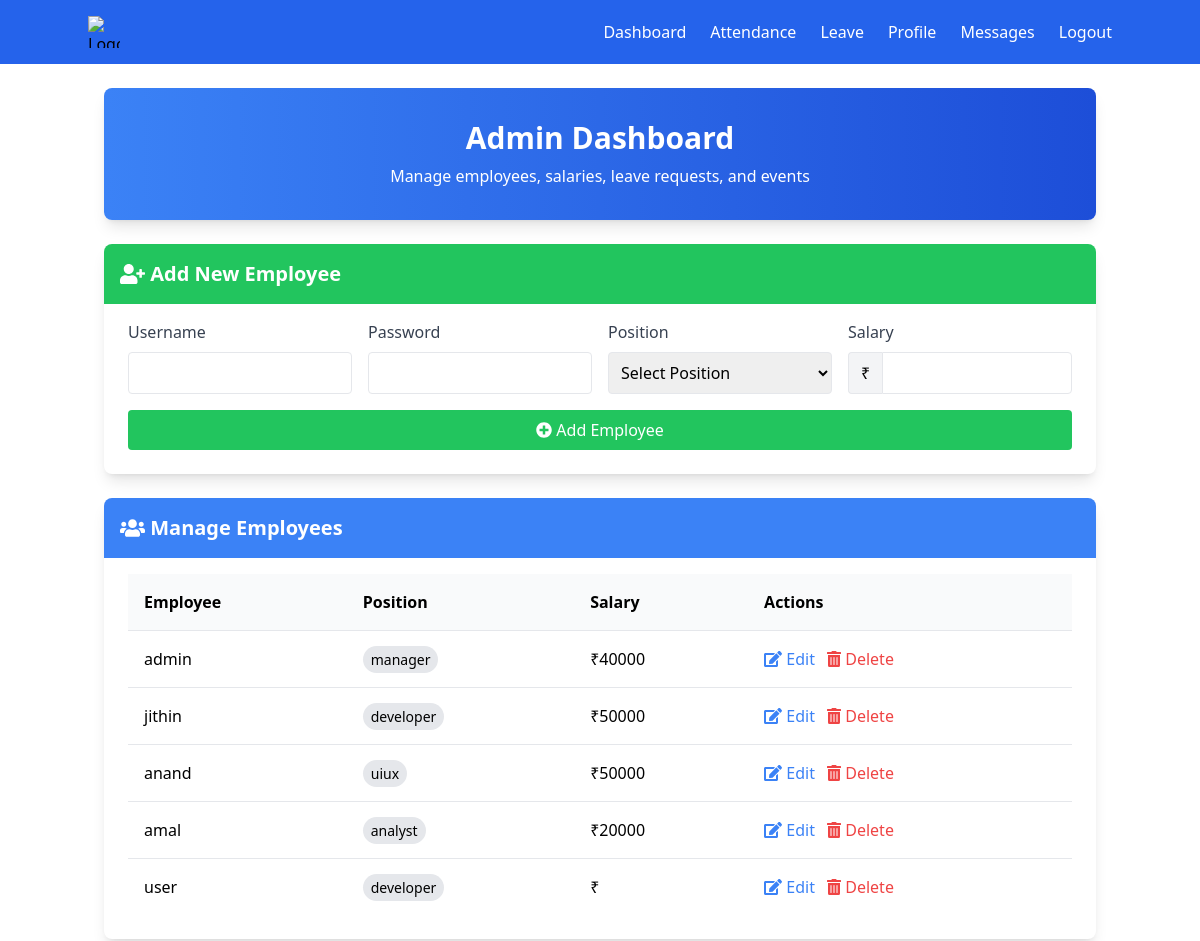
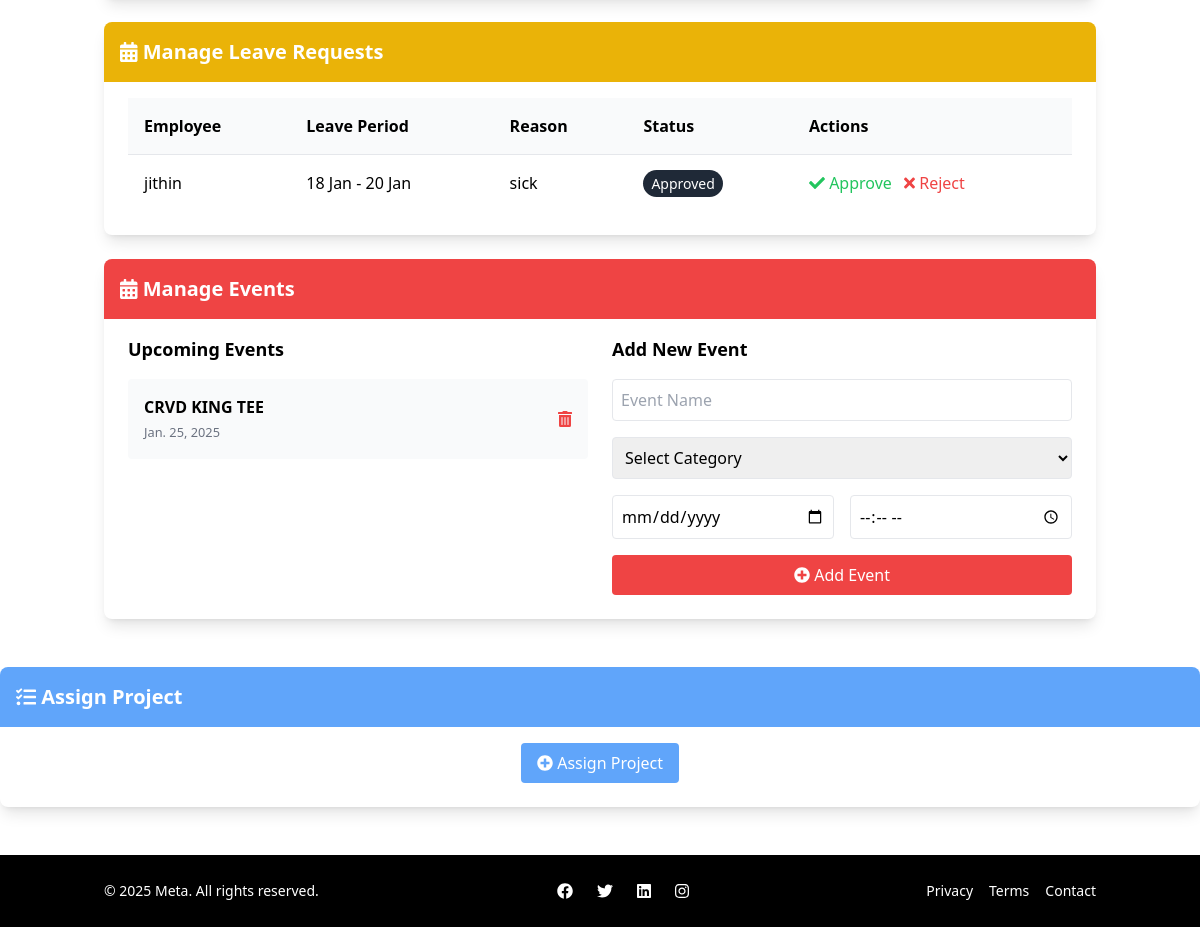
The page /admins/dashboard/ (signed in) on the database its author committed (2 pictures, top to bottom).
### account/models.py (models this page shows, shortened)
class UserProfile(models.Model):
    user = models.OneToOneField(User, on_delete=models.CASCADE)
    bio = models.TextField(blank=True, null=True)
    position = models.CharField(
        max_length=100,
        choices=[
            ('developer', 'Developer'),
            ('uiux', 'UI/UX Designer'),
            ('manager', 'Manager'),
            ('analyst', 'Analyst'),
        ],
        default='developer'
    )
    place = models.CharField(max_length=100, default='Unknown')
    salary = models.DecimalField(max_digits=10, decimal_places=2, blank=True, null=True)
    last_login_time = models.DateTimeField(blank=True, null=True)
    employee_id = models.CharField(max_length=20, unique=True, null=True)

### leave/models.py (models this page shows, shortened)
class Leave(models.Model):
    LEAVE_TYPE_CHOICES = [
        ('sick', 'Sick Leave'),
        ('personal', 'Personal Leave'),
        ('other', 'Other'),
    ]
    STATUS_CHOICES = [
        ('pending', 'Pending'),
        ('approved', 'Approved'),
        ('rejected', 'Rejected'),
    ]
    user = models.ForeignKey(User, on_delete=models.CASCADE)
    leave_type = models.CharField(max_length=20, choices=LEAVE_TYPE_CHOICES)
    start_date = models.DateField()
    end_date = models.DateField()
    reason = models.TextField()
    remaining_leave = models.IntegerField(default=10)  # Default leave balance is 10 days
    status = models.CharField(max_length=10, choices=STATUS_CHOICES, default='pending')
    rejection_reason = models.TextField(null=True, blank=True)  # Add rejection_reason field

### admins/models.py (models this page shows, shortened)
class Events(models.Model):
    user = models.ForeignKey(User, on_delete=models.CASCADE)
    name = models.CharField(max_length=1000)
    category = models.CharField(max_length=50, null=True, blank=True)
    date = models.DateField(default=timezone.now)
    time = models.TimeField(default=timezone.now)

### admins/views.py (the view)
# urls.py: path('dashboard/', views.admin_dashboard, name='admin_dashboard'),
@login_required
def admin_dashboard(request):
    profiles = UserProfile.objects.all()
    leaves = Leave.objects.all()
    current_time = timezone.now()
    events = Events.objects.filter(date__gte=current_time).order_by('date')
    context = {
        'profiles': profiles,
        'leaves': leaves,
        'events': events,
    }
    return render(request, 'admin.html', context)

### templates/admin.html (shortened to what this page needs)
{% load static %}
{% include 'base.html' %}
{% include 'navbar.html' %}
<div class="container mx-auto py-6 px-4">
  <div class="bg-gradient-to-r from-blue-500 to-blue-700 text-white p-8 rounded-lg shadow-lg text-center">
    <h1 class="text-3xl font-semibold">Admin Dashboard</h1>
    <p class="mt-2">Manage employees, salaries, leave requests, and events</p>
  </div>
  <div class="mt-6 bg-white p-6 rounded-lg shadow-lg">
    <div class="bg-green-500 text-white p-4 rounded-t-lg -mt-6 -mx-6 mb-4">
      <h5 class="text-xl font-semibold"><i class="fas fa-user-plus"></i> Add New Employee</h5>
    </div>
    <form method="POST" action="{% url 'add_employee' %}">
      <div class="grid grid-cols-1 md:grid-cols-4 gap-4">
        <div>
          <label class="block text-gray-700 mb-2">Username</label>
          <input type="text" class="w-full border rounded p-2" id="username" name="username" required>
        </div>
        <div>
          <label class="block text-gray-700 mb-2">Password</label>
          <input type="password" class="w-full border rounded p-2" id="password" name="password" required>
        </div>
        <div>
          <label class="block text-gray-700 mb-2">Position</label>
          <select class="w-full border rounded p-2" id="position" name="position" required>
            <option value="" disabled selected>Select Position</option>
          </select>
        </div>
        <div>
          <label class="block text-gray-700 mb-2">Salary</label>
          <div class="flex">
            <span class="bg-gray-100 border border-r-0 rounded-l px-3 py-2">₹</span>
            <input type="number" class="w-full border rounded-r p-2" id="salary" name="salary" required>
          </div>
        </div>
      </div>
      <button type="submit" class="mt-4 w-full bg-green-500 text-white py-2 px-4 rounded hover:bg-green-600">
        <i class="fas fa-plus-circle"></i> Add Employee
      </button>
    </form>
  </div>
  <div class="mt-6 bg-white p-6 rounded-lg shadow-lg">
    <div class="bg-blue-500 text-white p-4 rounded-t-lg -mt-6 -mx-6 mb-4">
      <h5 class="text-xl font-semibold"><i class="fas fa-users"></i> Manage Employees</h5>
    </div>
    <div class="overflow-x-auto">
      <table class="w-full">
        <thead class="bg-gray-50">
          <tr>
            <th class="p-4 text-left">Employee</th>
            <th class="p-4 text-left">Position</th>
            <th class="p-4 text-left">Salary</th>
            <th class="p-4 text-left">Actions</th>
          </tr>
        </thead>
        <tbody>
          {% for profile in profiles %}
          <tr class="border-t">
            <td class="p-4">{{ profile.user.username }}</td>
            <td class="p-4"><span class="px-2 py-1 bg-gray-200 rounded-full text-sm">{{ profile.position }}</span></td>
            <td class="p-4">₹{{ profile.salary|floatformat:-1 }}</td>
            <td class="p-4">
              <button onclick="openEditModal('editEmployeeModal{{ profile.id }}')" class="text-blue-500 hover:text-blue-700 mr-2">
                <i class="fas fa-edit"></i> Edit
              </button>
              <a href="{% url 'delete_employee' profile.id %}" class="text-red-500 hover:text-red-700">
                <i class="fas fa-trash-alt"></i> Delete
              </a>
            </td>
          </tr>
          {% endfor %}
        </tbody>
      </table>
    </div>
  </div>
  <div class="mt-6 bg-white p-6 rounded-lg shadow-lg">
    <div class="bg-yellow-500 text-white p-4 rounded-t-lg -mt-6 -mx-6 mb-4">
      <h5 class="text-xl font-semibold"><i class="fas fa-calendar-alt"></i> Manage Leave Requests</h5>
    </div>
    <div class="overflow-x-auto">
      <table class="w-full">
        <thead class="bg-gray-50">
          <tr>
            <th class="p-4 text-left">Employee</th>
            <th class="p-4 text-left">Leave Period</th>
            <th class="p-4 text-left">Reason</th>
            <th class="p-4 text-left">Status</th>
            <th class="p-4 text-left">Actions</th>
          </tr>
        </thead>
        <tbody>
          {% for leave in leaves %}
          <tr class="border-t">
            <td class="p-4">{{ leave.user.username }}</td>
            <td class="p-4">{{ leave.start_date|date:"d M" }} - {{ leave.end_date|date:"d M" }}</td>
            <td class="p-4">{{ leave.reason }}</td>
            <td class="p-4">
              <span class="px-2 py-1 bg-gray-800 text-white rounded-full text-sm">{{ leave.status|capfirst }}</span>
            </td>
            <td class="p-4">
              <button onclick="openModal('approveModal{{ leave.id }}')" class="text-green-500 hover:text-green-700 mr-2">
                <i class="fas fa-check"></i> Approve
              </button>
              <button onclick="openModal('rejectModal{{ leave.id }}')" class="text-red-500 hover:text-red-700">
                <i class="fas fa-times"></i> Reject
              </button>
            </td>
          </tr>
          {% endfor %}
        </tbody>
      </table>
    </div>
  </div>
  <div class="mt-6 bg-white p-6 rounded-lg shadow-lg">
    <div class="bg-red-500 text-white p-4 rounded-t-lg -mt-6 -mx-6 mb-4">
      <h5 class="text-xl font-semibold"><i class="fas fa-calendar-alt"></i> Manage Events</h5>
    </div>
    <div class="grid grid-cols-1 md:grid-cols-2 gap-6">
      <div>
        <h6 class="text-lg font-semibold mb-4">Upcoming Events</h6>
        <ul class="space-y-2">
          {% for event in events %}
          <li class="p-4 bg-gray-50 rounded flex justify-between items-center">
            <span>
              <strong>{{ event.name }}</strong><br>
              <small class="text-gray-500">{{ event.date }}</small>
            </span>
            <a href="{% url 'delete_event' event.id %}" class="text-red-500 hover:text-red-700">
              <i class="fas fa-trash-alt"></i>
            </a>
          </li>
          {% endfor %}
        </ul>
      </div>
      <div>
        <h6 class="text-lg font-semibold mb-4">Add New Event</h6>
        <form method="POST" action="{% url 'events' %}">
          <div class="space-y-4">
            <input type="text" class="w-full border rounded p-2" name="name" placeholder="Event Name" required>
            <select class="w-full border rounded p-2" name="category" required>
              <option value="" disabled selected>Select Category</option>
            </select>
            <div class="grid grid-cols-2 gap-4">
              <input type="date" class="w-full border rounded p-2" name="date" required>
              <input type="time" class="w-full border rounded p-2" name="time" required>
            </div>
            <button type="submit" class="w-full bg-red-500 text-white py-2 px-4 rounded hover:bg-red-600">
              <i class="fas fa-plus-circle"></i> Add Event
            </button>
          </div>
        </form>
      </div>
    </div>
  </div>
</div>
  <div class="mt-6 mb-6 bg-white p-6 rounded-lg shadow-lg">
    <div class="bg-blue-400 text-white p-4 rounded-t-lg -mt-6 -mx-6 mb-4">
      <h5 class="text-xl font-semibold"><i class="fas fa-tasks"></i> Assign Project</h5>
    </div>
    <div class="text-center">
      <a href="{% url 'assign_project' %}" class="inline-block bg-blue-400 text-white py-2 px-4 rounded hover:bg-blue-500">
        <i class="fas fa-plus-circle"></i> Assign Project
      </a>
    </div>
  </div>
  {% include 'footer.html' %}

### templates/base.html (shortened to what this page needs)
<!DOCTYPE html>
<html lang="en">
<head>
    <script src="https://cdn.tailwindcss.com"></script>
</head>
<body>
</body>
</html>

### templates/navbar.html (shortened to what this page needs)
<nav class="bg-blue-600 p-4">
  <div class="container mx-auto flex items-center justify-between">
    <a href="{% url 'home' %}" class="flex items-center">
      <img src="https://cdn-icons-png.flaticon.com/512/15080/15080599.png" alt="Logo" class="w-8 h-8 mr-2">
    </a>
    <div class="hidden md:flex items-center space-x-6" id="menu">
      <ul class="flex space-x-6">
        <li><a href="{% url 'home' %}" class="text-white hover:text-blue-300">Dashboard</a></li>
        <li><a href="{% url 'attendance_view' %}" class="text-white hover:text-blue-300">Attendance</a></li>
        <li><a href="{% url 'leave' %}" class="text-white hover:text-blue-300">Leave</a></li>
        <li><a href="{% url 'profile' %}" class="text-white hover:text-blue-300">Profile</a></li>
        <li><a href="{% url 'chat' %}" class="text-white hover:text-blue-300">Messages</a></li>
        <li><a href="{% url 'logout' %}" class="text-white hover:text-blue-300">Logout</a></li>
      </ul>
    </div>
  </div>
</nav>

### templates/footer.html
<!DOCTYPE html>
<html lang="en">
        <footer class="bg-black text-white mt-12">
            <div class="container mx-auto px-4 py-6">
                <div class="flex flex-col md:flex-row justify-between items-center">
                    <div class="mb-4 md:mb-0">
                        <p class="text-sm">© 2025 Meta. All rights reserved.</p>
                    </div>
                    <div class="flex space-x-6">
                        <a href="#" class="hover:text-gray-400">
                            <i class="fab fa-facebook"></i>
                        </a>
                        <a href="#" class="hover:text-gray-400">
                            <i class="fab fa-twitter"></i>
                        </a>
                        <a href="#" class="hover:text-gray-400">
                            <i class="fab fa-linkedin"></i>
                        </a>
                        <a href="#" class="hover:text-gray-400">
                            <i class="fab fa-instagram"></i>
                        </a>
                    </div>
                    <div class="flex space-x-4 mt-4 md:mt-0">
                        <a href="#" class="text-sm hover:text-gray-400">Privacy</a>
                        <a href="#" class="text-sm hover:text-gray-400">Terms</a>
                        <a href="#" class="text-sm hover:text-gray-400">Contact</a>
                    </div>
                </div>
            </div>
        </footer>
    </body>
</html>

### rows shown on the page
UserProfile: user.username "admin", position "manager", salary "40000"
UserProfile: user.username "jithin", position "developer", salary "50000"
UserProfile: user.username "anand", position "uiux", salary "50000"
UserProfile: user.username "amal", position "analyst", salary "20000"
UserProfile: user.username "user", position "developer"
Leave: user.username "jithin", start_date "18 Jan", end_date "20 Jan", reason "sick", status "Approved"
Events: name "CRVD KING TEE", date "Jan. 25, 2025"
